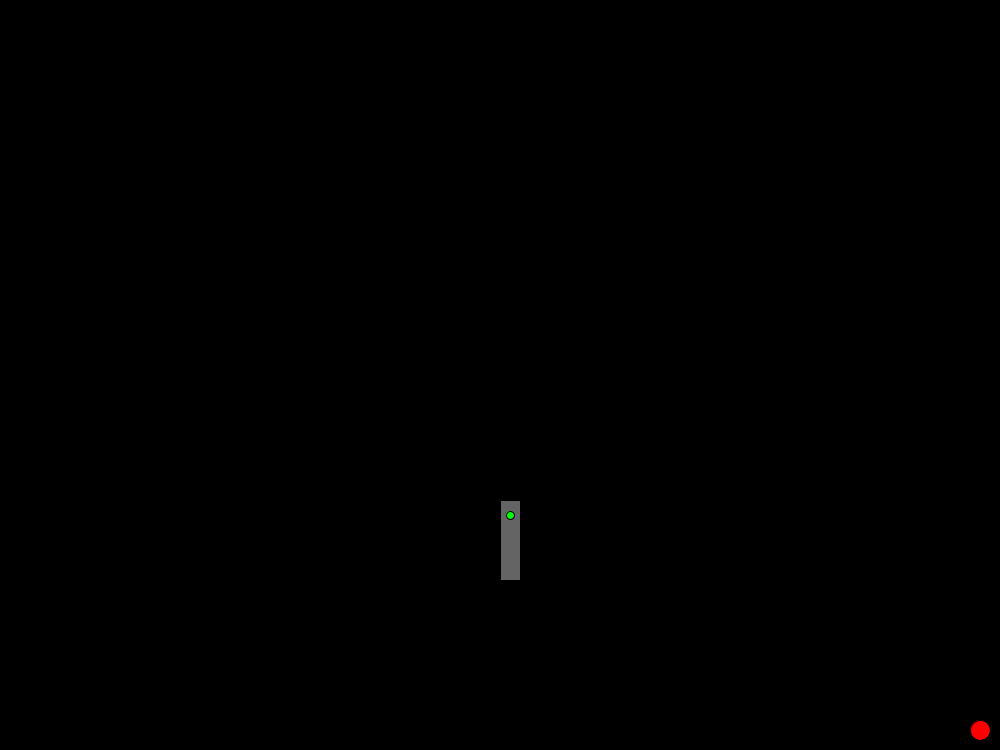
Frame 1 (no input)
Frame 60 (the mouse pressed at the canvas centre just before this capture): identical to frame 1, image omitted
Frame 120 (the mouse held since frame 60 and released just before this capture): identical to frame 1, image omitted

The Processing sketch that drew this single still picture (run headless with seeded random() and noise(); from frame 60 on, the mouse is pressed at the canvas centre):

// Processing sketch: lightspeedSpace
// ── lightspeedSpace.pde
int w = 1000;
int h = 750;

//Mouse Functionality
boolean mouseLock = false;
float xOffset = 0.0; 
float yOffset = 0.0; 

//Handle & Saber functionality
float hx = 500;
float hy = 500;
int handleLength = 80;
int handleWidth = 20;
int saberLength = 300;
boolean saberOn = false;
boolean lightSpeedOn = false;
boolean forceFieldActivated = false;

//Button functionality
float bx = 510;
float by = 515;
int buttonSize = 8;

//Space functionality
boolean lightSpeed = false;
int lsx = w - 20;
int lsy = h - 20;
int lssize = 20;

int numStars = 100;


void settings() {
  size(w, h);
}

/*
 * This method is run once by Processing.
 */
void setup() {
  background(0);
}

/*
 * This method is continuously run every frame.
 *
 * https://processing.org/examples/setupdraw.html
 */
void draw() {
  background(0);
  
  //Draws the corner button.
  drawLightSpeedButton();
  
  bx = hx+10;
  by = hy+15;
  
  drawStars(); 
  
  activateForceField();
  drawForceField();
  
  //set the handle color
  fill(100);
  stroke(0);
  //draw the handle
  rect(hx, hy, handleWidth, handleLength);
  
  //set the button color
  fill(0, 255, 0);
  stroke(0);
  //draw the green button
  ellipse(bx, by, buttonSize, buttonSize);
  //if you hover over the button, make it white to incicate clicability.
  if(overButton()){
    fill(255);
    stroke(0);
    ellipse(bx, by, buttonSize, buttonSize);
  }
  
  drawLightsaber();
  
}

/*
 * Built in function mousePressed is called whenever
 * the mouse is pressed. You can add actions based on when
 * this function is called.
 */
void mousePressed() {
  if(overHandle()){
    mouseLock = true;
  }
  if(overButton()) { 
    saberOn = !saberOn; 
  }
  else if(!overHandle()){
    mouseLock = false;
  }
  
  if (overLightSpeed()) {
    lightSpeedOn = !lightSpeedOn;
  }
  xOffset = mouseX-bx; 
  yOffset = mouseY-by;
}

/*
 * Built in function mouseDragged is called whenever
 * the mouse is dragged. You can add actions based on when
 * this function is called.
 */
void mouseDragged() {
  //Mouse lock is to used to move the handle when dragged
  if(mouseLock) {
    hx = mouseX-xOffset; 
    hy = mouseY-yOffset; 
  }
  
}

/*
 * Built in function mousePressed is called whenever
 * the mouse is released. You can add actions based on when
 * this function is called.
 */
void mouseReleased() {
  //release the handle when button released from drag.
  mouseLock = false;
}

void drawLightsaber(){
   if(saberOn){
     fill(0, 255, 0);
     stroke(0);
     rect(hx, hy-saberLength, handleWidth, saberLength);
   } 
}

/*
 *  Return true if mouse position is above LS button
 */
boolean overButton(){
  if (mouseX > bx-buttonSize && mouseX < bx+buttonSize && 
      mouseY > by-buttonSize && mouseY < by+buttonSize) {
    return true;
  }
  return false;
}

/*
 * Return true if mouse position over Lightspeed button
 */ 
boolean overLightSpeed(){
  if (mouseX > lsx-lssize && mouseX < lsx+lssize && 
      mouseY > lsy-lssize && mouseY < lsy+lssize) {
    return true;
  }
  return false;
}

boolean overHandle(){
    if (mouseX > hx-handleWidth && mouseX < hx+handleWidth && 
      mouseY > hy-handleLength && mouseY < hy+handleLength) {
    return true;
  }
  return false;
}

//Handles drawing lightSpeedOn (green) and Off (red)
void drawLightSpeedButton(){
  if (lightSpeedOn) {
    fill(0,255,0);
    stroke(0);
    ellipse(lsx, lsy, lssize, lssize);
  } else {
    fill(255,0,0);
    stroke(0);
    ellipse(lsx, lsy, lssize, lssize);
  }
  
}

/*
 * Draw random stars in space.
 */
void drawStars(){
  if (lightSpeedOn) {
    fill(255);
    stroke(0);
    for(int i = 0; i < numStars; i++){
      float m = random(2);
      if(m!=0){
        float f = random(w);
        float y = random(h);
        ellipse(f, y, 5,5);
      }
    }
  }
}

void activateForceField() {
  forceFieldActivated = saberOn && lightSpeedOn;
}

void drawForceField() {
  if (forceFieldActivated) {
     stroke(0, 255, 0);
     fill(0);
     float centerBeamX = hx + (handleWidth / 2);
     float centerBeamY = hy - (saberLength / 2);
     ellipse(centerBeamX, centerBeamY, 300, 500);
  }
}
